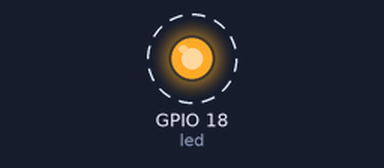
Bench run of a program on a simulated Raspberry Pi (BCM pin numbers). On the bench: output pins drawn as LEDs (lit = HIGH). Dashed ring = blinking. What the program prints to the terminal is not drawn.

Above: at 0.5 s.
Timing chart, 0 to 4.6 s (numbered marks = the images above):
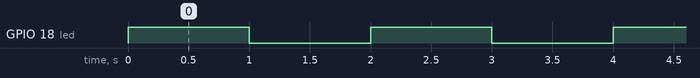

Measured:
- by itself, GPIO 18 (led): alternates HIGH for 1.0 s and LOW for 1.0 s

The program:

blink.py
```python
from gpiozero import LED  # Импортируем класс LED из библиотеки gpiozero
from time import sleep  # Импортируем sleep для задержек

led = LED(18)  # Определяем светодиод, подключенный к GPIO18

while True:  # Бесконечный цикл для мигания светодиода
   led.on()  # Включаем светодиод
   print("LED on")
   sleep(1)  # Ждём 1 секунду
   led.off()  # Выключаем светодиод
   print("LED off")
   sleep(1)  # Ждём 1 секунду
```
